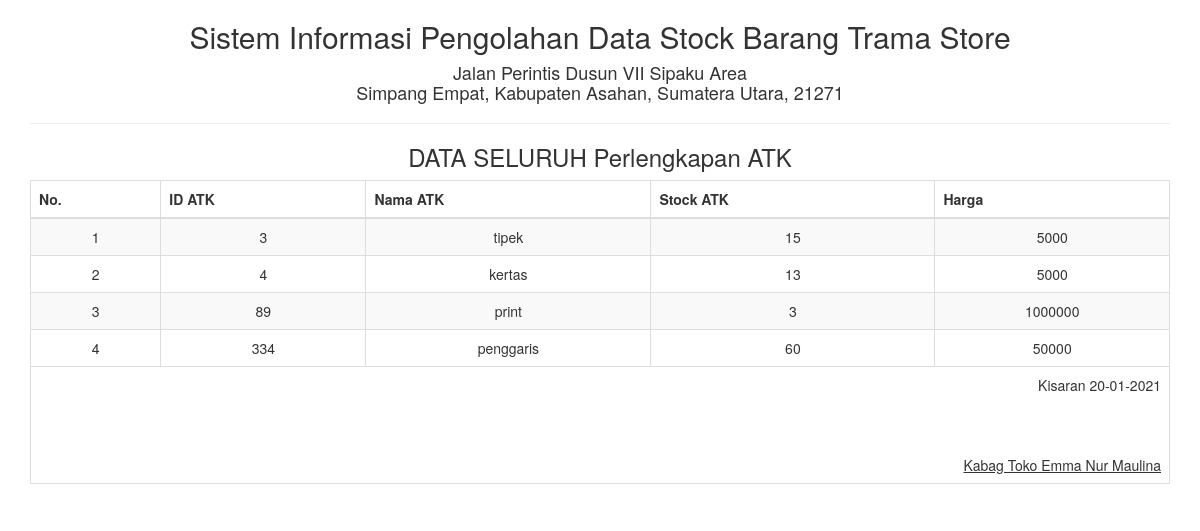
Screenshot of /report/perlengkapanatk_semua.php with the database file from the repository.
### tables this page shows
CREATE TABLE IF NOT EXISTS `tbl_perlengkapanatk` (
`id_atk` int(5) NOT NULL,
  `nama_atk` varchar(50) NOT NULL,
  `stock_atk` int(20) NOT NULL,
  `harga` bigint(100) NOT NULL
);

### report/perlengkapanatk_semua.php (the view, shortened to what this page needs)
<!DOCTYPE html>
<html>
    <head>
        <link href="../Assets/css/bootstrap.min.css" rel="stylesheet" type="text/css"/>
    </head>
    <body onload="print()">
        <?php
        include '../config/koneksi.php';
        ?>
        <div class="container">
            <div class='row'>
                <div class="col-sm-12">
                    <div class="text-center">
                        <h2>Sistem Informasi Pengolahan Data Stock Barang Trama Store </h2>
                        <h4>Jalan Perintis Dusun VII Sipaku Area<br> Simpang Empat, Kabupaten Asahan, Sumatera Utara, 21271</h4>
                        <hr>
                        <h3>DATA SELURUH Perlengkapan ATK</h3>
                        <table class="table table-bordered table-striped table-hover">
                        <tbody>
                                <thead>
                                <tr>
                                    <th>No.</th><th>ID ATK</th><th>Nama ATK</th><th>Stock ATK</th><th>Harga</th>
                                </tr>
                                </thead>
                            <tbody>
                            <?php
                            $sql = "SELECT * FROM tbl_perlengkapanatk";
                            $query = mysqli_query($koneksi, $sql) or die("SQL Anda Salah");
                            $nomor = 0;
                            while ($data = mysqli_fetch_array($query)) {
                                $nomor++;
                                ?>
                                <tr>
                                    <td><?= $nomor ?></td>
                                    <td><?= $data['id_atk'] ?></td>
                                    <td><?= $data['nama_atk'] ?></td>
                                    <td><?= $data['stock_atk'] ?></td>
                                    <td><?= $data['harga'] ?></td>
                                </tr>
                            <?php } ?>
                            </tbody>
                        </tbody>
                            <tfoot>
                                <tr>
                                    <td colspan="8" class="text-right">
                                        Kisaran  <?= date("d-m-Y") ?>
                                        <br><br><br><br>
                                        <u>Kabag Toko Emma Nur Maulina<strong></u><br>
                                    </td>
                                </tr>
                            </tfoot>
                        </table>
                    </div>
                </div>
            </div>
    </body>
</html>

### rows the page displays
tbl_perlengkapanatk: id_atk "3", nama_atk "tipek", stock_atk "15", harga "5000"
tbl_perlengkapanatk: id_atk "4", nama_atk "kertas", stock_atk "13", harga "5000"
tbl_perlengkapanatk: id_atk "89", nama_atk "print", stock_atk "3", harga "1000000"
tbl_perlengkapanatk: id_atk "334", nama_atk "penggaris", stock_atk "60", harga "50000"
